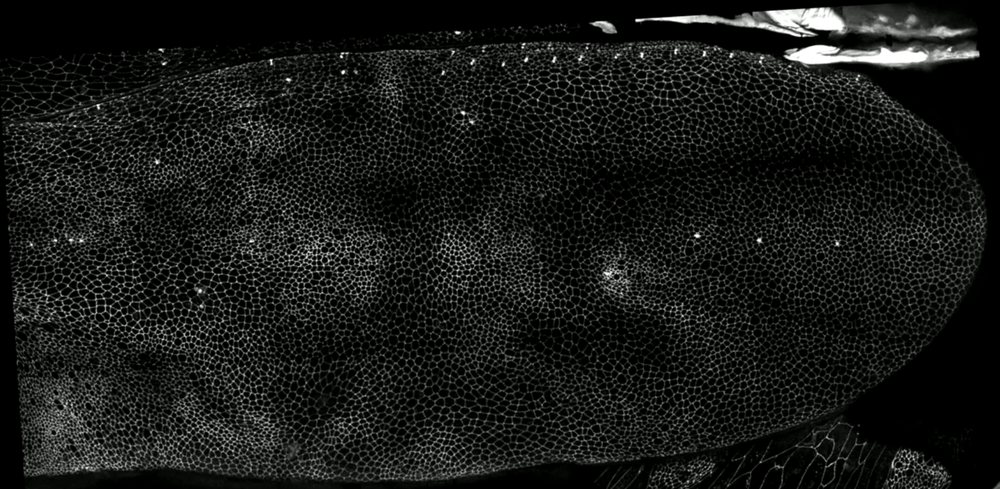
#> input picture initial_conds/Etournay2015_initialConditionPicture.png, 1000 x 489 px, shrunk from 1837 x 898 before the run
$ python generateInitial.py ../../initial_conds/Etournay2015_initialConditionPicture.png
#> lines starting #> are read from the running program, lines starting #| are printed output that depends on the picture; after the words box and inside, x2 and y2 are one past the last pixel; in counts of white or black regions, pixels touching at a corner belong together
import sys

import numpy as np
import cv2
import matplotlib.pyplot as plt
from shapely.geometry import Polygon, MultiPoint, Point
from descartes.patch import PolygonPatch

# Necessary steps to show the images
# Arguments: string with the name of the window and the final image object
def plotImage(windowName, imObj):
    cv2.imshow(windowName, imObj)
    cv2.waitKey(0)
    cv2.destroyAllWindows()
    return 0

def createEmptyImage(templateObj):
    emptyImage = np.zeros(templateObj.shape, np.uint8)
    return emptyImage

def plot_grid(plot_pos, grid):

    # In order to plot a MultiPolygon object, I need to iterate over each oplygon
    fig = plt.figure(1, figsize=(5,5), dpi=90)
    ax = fig.add_subplot(plot_pos)

    for element in grid:
            polygon = Polygon(element)
            plot_coords(ax, polygon.exterior)
            patch = PolygonPatch(polygon, facecolor=color_isvalid(polygon), edgecolor=color_isvalid(polygon, valid=BLUE), alpha=0.5, zorder=2)
            ax.add_patch(patch)

# import the image
im = cv2.imread(sys.argv[1])
#> im is the input picture: shape (489, 1000, 3); mean B, G, R 23.9, 25.8, 24.2

# Pre process the image with some filters, in order to minimise the details
imgray = cv2.cvtColor(im, cv2.COLOR_BGR2GRAY)
ret, thresh = cv2.threshold(imgray, 127, 255, 0)
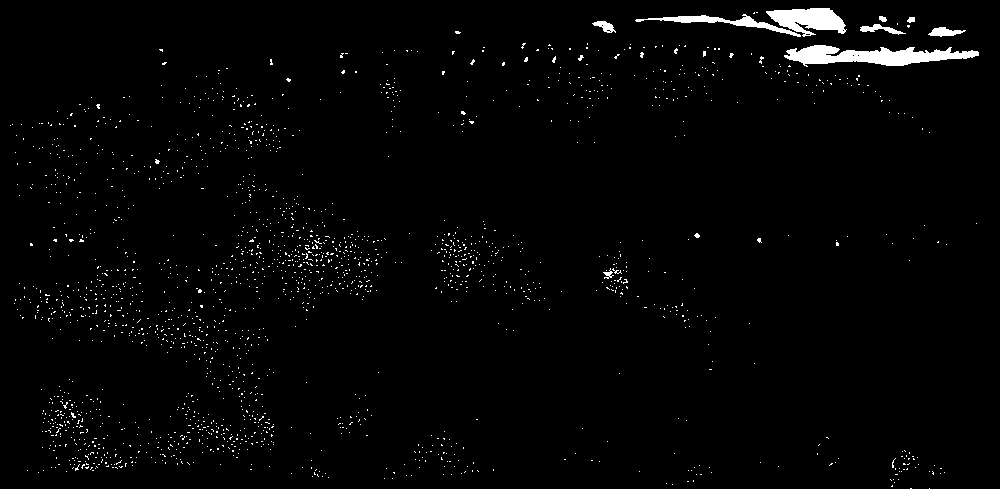
#> thresh: shape (489, 1000); 1.9% white; 1941 white regions (1929 under 20 px)
#plotImage("threshold", thresh)

listContours, h = cv2.findContours(thresh,cv2.RETR_TREE,cv2.CHAIN_APPROX_SIMPLE)
#> listContours = 1948 contours, 1939 with area under 20; largest, box (x1, y1, x2, y2) and area: (784, 45, 979, 67) 2132, (766, 8, 847, 37) 1290, (635, 14, 801, 37) 645, (928, 27, 966, 37) 177, (860, 24, 906, 35) 150; h = 1948 rows, first 6: [1, -1, -1, -1], [2, 0, -1, -1], [3, 1, -1, -1], [4, 2, -1, -1], [5, 3, -1, -1], [6, 4, -1, -1]

# Get the centroids for each contour
centroid_x = []
centroid_y = []
area_list = []
cellObjs = []
for eachContour in listContours:

    # Find the moments of the contours, whatever this means
    moment_list = cv2.moments(eachContour)

    # By using the moments, calculate the centroids and the area of each contour
    # Open polygons are open and then return area zero, I exclude these to avoid dividing by 0
    if(moment_list['m00'] != 0.0):
        centroid_x.append(moment_list['m10']/moment_list['m00'])
        centroid_y.append(moment_list['m01']/moment_list['m00'])
        area_list.append(cv2.contourArea(eachContour))

    # Fit the contours to a polygon, by the way, this function return only the vertices!!!!
    contourPerim = cv2.arcLength(eachContour,True)
    polyFittingPrecision = 0.1*cv2.arcLength(eachContour,True)
    polyFittingVertices = cv2.approxPolyDP(eachContour,polyFittingPrecision,True)
    polygonCoords = [eachCoord[0] for eachCoord in polyFittingVertices if len(polyFittingVertices) > 3]
    # [7 lines of commented-out code are left out]
#> (the run stopped early here; a loop or call above may not have finished)

$ run again, on initial_conds/wing.png
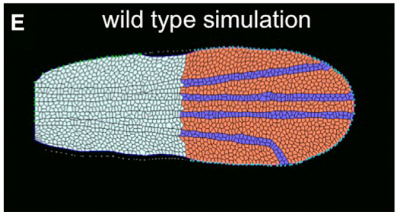
#> input picture initial_conds/wing.png, 396 x 212 px
#> im is the input picture: shape (212, 396, 3); mean B, G, R 66.3, 67.8, 76
#> `imgray = cv2.cvtColor(im, cv2.COLOR_BGR2GRAY)`:
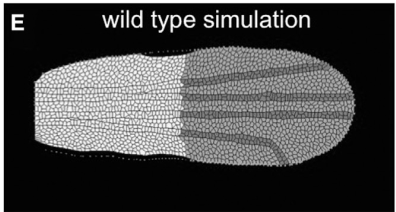
#> imgray: shape (212, 396); min 0, max 255, mean 70
#> `ret, thresh = cv2.threshold(imgray, 127, 255, 0)`:
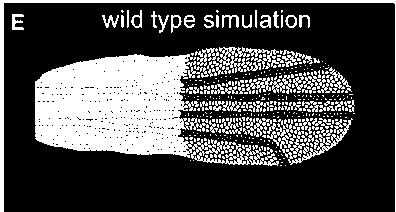
#> thresh: shape (212, 396); 28.8% white; 383 white regions (318 under 20 px)
#> listContours = 849 contours, 786 with area under 20; largest, box (x1, y1, x2, y2) and area: (35, 54, 279, 166) 14306, (0, 0, 396, 212) 1420, (267, 118, 353, 165) 608, (217, 47, 279, 73) 488, (293, 67, 352, 93) 324; h = 849 rows, first 6: [1, -1, -1, -1], [2, 0, -1, -1], [3, 1, -1, -1], [4, 2, -1, -1], [5, 3, -1, -1], [6, 4, -1, -1]
